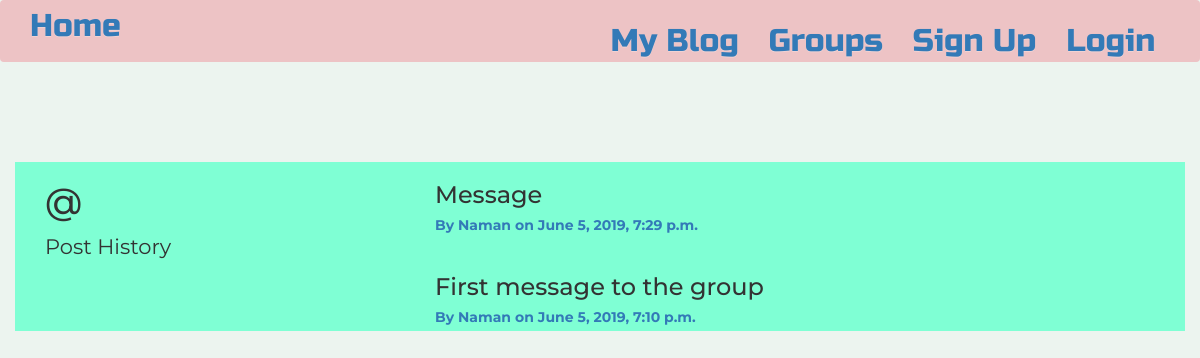
Screenshot of /posts/by/Naman with the database file from the repository.
### posts/models.py (models this page shows, shortened)
class Post(models.Model):
    user = models.ForeignKey(User, related_name='posts', on_delete=models.CASCADE)
    created_at = models.DateTimeField(auto_now=True)
    message = models.TextField()
    message_html = models.TextField(editable=False)
    group = models.ForeignKey(Group, related_name='posts', null=True, blank=True, on_delete=models.CASCADE)
    class Meta:
        ordering = ['-created_at']
        unique_together = ['user', 'message']

### posts/views.py (the view)
# urls.py: url(r'^by/(?P<username>[-\w]+)', views.UserPosts.as_view(), name='for_user'),
class UserPosts(generic.ListView):
    model = models.Post
    template_name = 'posts/user_post_list.html'
    def get_queryset(self):
        try:
            self.post_user = User.objects.prefetch_related('posts').get(username__iexact=self.kwargs.get('username'))
        except User.DoseNotExist:
            raise Http404
        else:
            return self.post_user.posts.all()
    def get_context_data(self, **kwargs):
        context = super().get_context_data(**kwargs)
        context['post.user'] = self.post_user
        return context

### posts/templates/posts/user_post_list.html
{% extends 'posts/post_base.html' %}
{% block pre_post %}
<div class="col-md-4">
    <h1>@{{ post_user.username }}</h1>
    <p>Post History</p>
</div>
{% endblock %}
{% block post_content %}
<div class="col-md-8">
    {% for post in post_list %}
        {% include 'posts/_post.html' %}
    {% endfor %}
</div>
{% endblock %}

### posts/templates/posts/_post.html (shortened to what this page needs)
<div class="post media">
    <h3>{{ post.message_html|safe }}</h3>
    <div class="media-body">
        <h5 class="media-heading">
            <strong>
                <span>
                    <a href="{% url 'posts:for_user' username=post.user.username %}">By {{ post.user.username }}</a>
                </span>
                <time class="time">
                    <a href="{% url 'posts:single' username=post.user.username pk=post.pk %}">on {{ post.created_at }}</a>
                </time>
            </strong>
        </h5>
    </div>
</div>

### static/simplesocial/css/master.css (style rules this page uses)
body { background-color : #ecf4ef; }

### rows the page displays
Post: message_html "Message", user.username "Naman", created_at "June 5, 2019, 7:29 p.m."
Post: message_html "First message to the group", user.username "Naman", created_at "June 5, 2019, 7:10 p.m."
